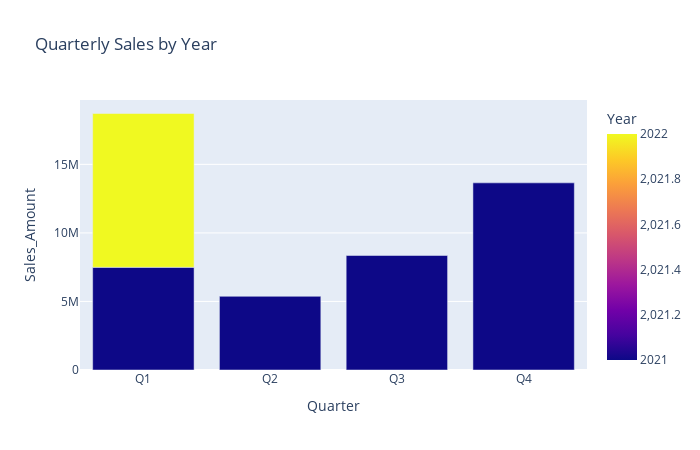

Here is the notebook cell this chart was saved with:
### Code cell
import plotly.express as px

fig = px.bar(
    quarterly_sales,
    x="Quarter",
    y="Sales_Amount",
    color="Year",
    barmode="group",
    title="Quarterly Sales by Year"
)
fig.update_layout(width=700, height=450)
fig.show()

### Figure 1 — Plotly figure (JSON) as saved in the notebook; plotly's stock layout.template omitted (floating-point values rounded to 4 significant figures)
{"data": [{"alignmentgroup": "True", "hovertemplate": "Quarter=%{x}<br>Sales_Amount=%{y}<br>Year=%{marker.color}<extra></extra>", "legendgroup": "", "marker": {"color": [2021, 2022, 2021, 2021, 2021], "coloraxis": "coloraxis", "pattern": {"shape": ""}}, "name": "", "offsetgroup": "", "orientation": "v", "showlegend": false, "textposition": "auto", "type": "bar", "x": ["Q1", "Q1", "Q2", "Q3", "Q4"], "xaxis": "x", "y": [7491281, 11218795, 5374404, 8351259, 13651148], "yaxis": "y"}], "layout": {"barmode": "group", "coloraxis": {"colorbar": {"title": {"text": "Year"}}, "colorscale": [[0, "#0d0887"], [0.1111, "#46039f"], [0.2222, "#7201a8"], [0.3333, "#9c179e"], [0.4444, "#bd3786"], [0.5556, "#d8576b"], [0.6667, "#ed7953"], [0.7778, "#fb9f3a"], [0.8889, "#fdca26"], [1, "#f0f921"]]}, "height": 450, "legend": {"tracegroupgap": 0}, "title": {"text": "Quarterly Sales by Year"}, "width": 700, "xaxis": {"anchor": "y", "autorange": true, "domain": [0, 1], "range": [-0.5, 3.5], "title": {"text": "Quarter"}, "type": "category"}, "yaxis": {"anchor": "x", "autorange": true, "domain": [0, 1], "range": [0, 19690000.0], "title": {"text": "Sales_Amount"}, "type": "linear"}}}
